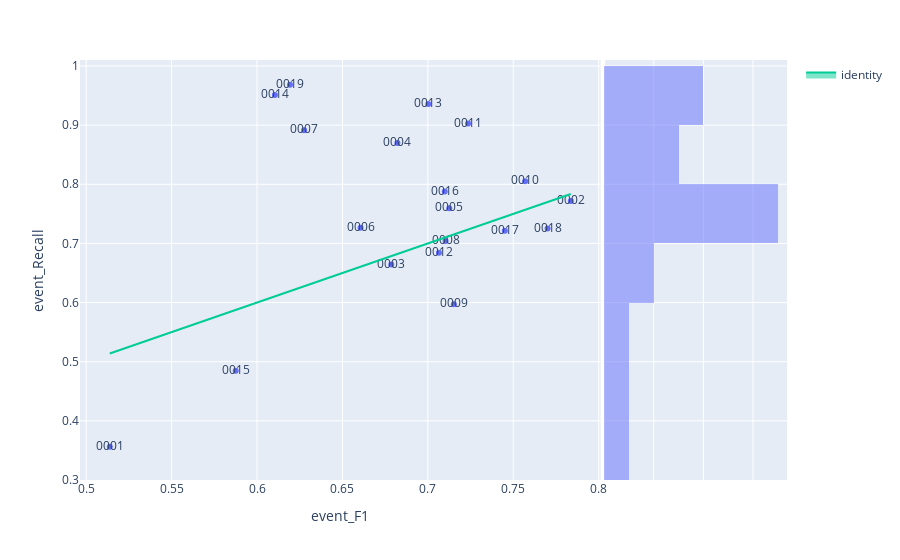

Write notebook code for a chart like this one.
### Code cell
fig=px.scatter(modelMetrics,x="event_F1",y="event_Recall", marginal_y="histogram",text="testSubjectId")
fig.add_trace(
    go.Scatter(x=modelMetrics['event_F1'], y=modelMetrics['event_F1'], name="identity", mode='lines',fill="toself")
)
fig.show()

### Figure 1 — Plotly figure (JSON) as saved in the notebook; plotly's stock layout.template omitted (floating-point values rounded to 4 significant figures)
{"data": [{"hovertemplate": "event_F1=%{x}<br>event_Recall=%{y}<br>testSubjectId=%{text}<extra></extra>", "legendgroup": "", "marker": {"color": "#636efa", "symbol": "circle"}, "mode": "markers+text", "name": "", "orientation": "v", "showlegend": false, "text": ["0001", "0002", "0003", "0004", "0005", "0006", "0007", "0008", "0009", "0010", "0011", "0012", "0013", "0014", "0015", "0016", "0017", "0018", "0019"], "type": "scatter", "x": [0.5138, 0.7837, 0.6786, 0.6822, 0.7125, 0.6606, 0.6276, 0.7104, 0.7152, 0.7569, 0.7235, 0.7065, 0.7003, 0.6105, 0.5875, 0.7099, 0.7451, 0.7701, 0.6193], "xaxis": "x", "y": [0.3563, 0.7717, 0.6643, 0.8696, 0.7595, 0.7267, 0.8914, 0.7039, 0.5971, 0.805, 0.9026, 0.6841, 0.9355, 0.9508, 0.4845, 0.7876, 0.7213, 0.7251, 0.9683], "yaxis": "y"}, {"alignmentgroup": "True", "bingroup": "y", "hovertemplate": "event_Recall=%{y}<br>count=%{x}<extra></extra>", "legendgroup": "", "marker": {"color": "#636efa"}, "name": "", "offsetgroup": "", "opacity": 0.5, "showlegend": false, "type": "histogram", "xaxis": "x2", "y": [0.3563, 0.7717, 0.6643, 0.8696, 0.7595, 0.7267, 0.8914, 0.7039, 0.5971, 0.805, 0.9026, 0.6841, 0.9355, 0.9508, 0.4845, 0.7876, 0.7213, 0.7251, 0.9683], "yaxis": "y2"}, {"fill": "toself", "mode": "lines", "name": "identity", "type": "scatter", "x": [0.5138, 0.7837, 0.6786, 0.6822, 0.7125, 0.6606, 0.6276, 0.7104, 0.7152, 0.7569, 0.7235, 0.7065, 0.7003, 0.6105, 0.5875, 0.7099, 0.7451, 0.7701, 0.6193], "y": [0.5138, 0.7837, 0.6786, 0.6822, 0.7125, 0.6606, 0.6276, 0.7104, 0.7152, 0.7569, 0.7235, 0.7065, 0.7003, 0.6105, 0.5875, 0.7099, 0.7451, 0.7701, 0.6193]}], "layout": {"barmode": "overlay", "legend": {"tracegroupgap": 0}, "margin": {"t": 60}, "xaxis": {"anchor": "y", "domain": [0, 0.7363], "title": {"text": "event_F1"}}, "xaxis2": {"anchor": "y2", "domain": [0.7413, 1], "matches": "x2", "showgrid": true, "showline": false, "showticklabels": false, "ticks": ""}, "yaxis": {"anchor": "x", "domain": [0, 1], "title": {"text": "event_Recall"}}, "yaxis2": {"anchor": "x2", "domain": [0, 1], "matches": "y", "showgrid": true, "showticklabels": false}}}
